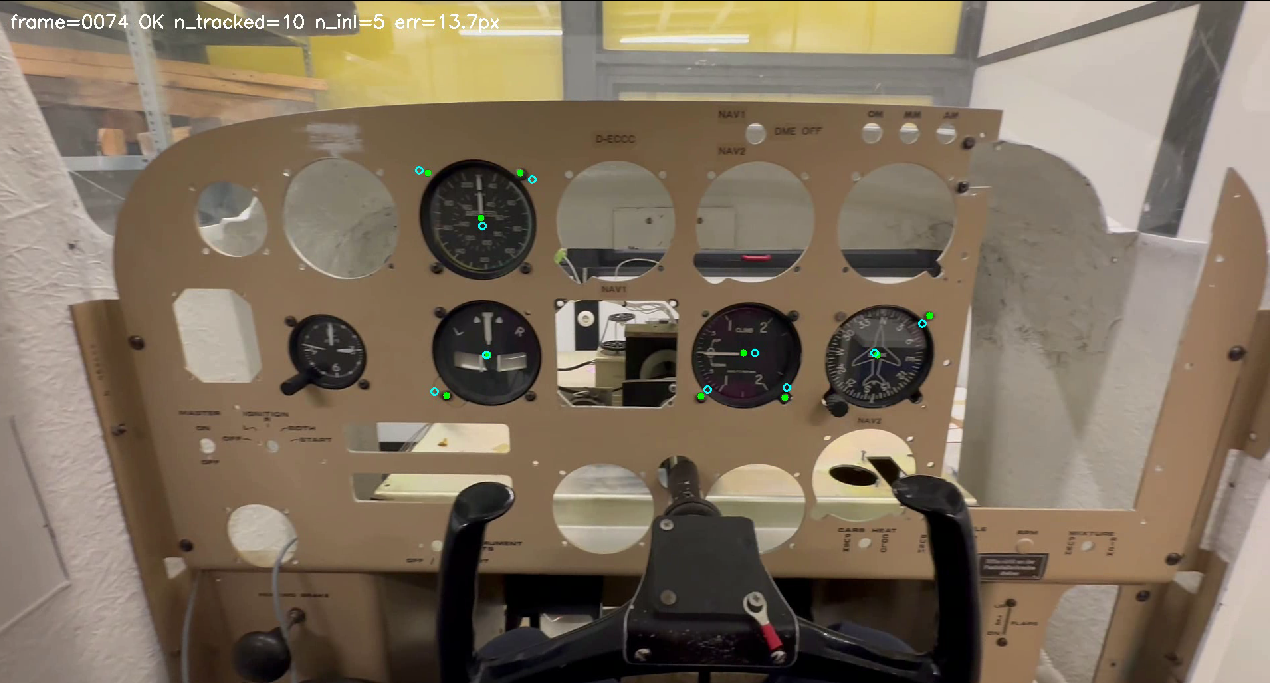
#> input picture assets/tracking_overlay_example.png, 1270 x 683 px
$ python pick_cockpit_points_zoom.py --image ../assets/tracking_overlay_example.png
#> lines starting #> are read from the running program, lines starting #| are printed output that depends on the picture
#> in main, img is the input picture: shape (683, 1270, 3); mean B, G, R 94.2, 112.3, 126.6
import cv2
import json
import numpy as np
from pathlib import Path
import argparse


# ------ Konfiguration ------
POINTS = [
    ("P1", "Zentrum Airspeed Indicator"),
    ("P2", "Zentrum Turn Coordinator"),
    ("P3", "Zentrum Vertical Speed Indicator (VSI)"),
    ("P4", "Zentrum Kompass / Heading Indicator"),
    ("P5", "Schraube oben links am Airspeed"),
    ("P6", "Schraube oben rechts am Airspeed"),
    ("P7", "Schraube unten links am VSI"),
    ("P8", "Schraube unten rechts am VSI"),
    ("P9", "Schraube oben rechts am Kompass"),
    ("P10", "Schraube unten links am Turn Coordinator"),
]

WINDOW = "Pick Points (Wheel=Zoom, RightDrag=Pan, LeftClick=Set Point, Backspace=Undo, S=Save)"
OUTPUT_PIXELS_JSON = "cockpit_points_pixels_video_02.json"
OUTPUT_3D_JSON = "cockpit_points_3d.json"
SCALE_MM_PER_PX = None

# Skalierung:
# Option 1 : man klickt zwei Punkte (z.B. Durchmesser eines Instruments) und gibt die echte Distanz in mm ein.
# Option 2 : setze SCALE_MM_PER_PX direkt (falls man sie schon kennt). Dann wird kein Scale-Klick benötigt.


# ------ Interaktiver Zustand ------
state = {
    "zoom": 1.0,
    "pan": np.array([0.0, 0.0], dtype=np.float32),   # in Bildschirm-Pixeln
    "dragging": False,
    "drag_start": (0, 0),
    "pan_start": np.array([0.0, 0.0], dtype=np.float32),
    "picked": {},              # {"P1": (u,v), ...} in Originalbild-Pixeln
    "idx": 0,                  # nächster Punktindex
    "scale_clicks": [],        # [(u,v), (u,v)] für Skalierung
}

def clamp_zoom(z):
    return float(np.clip(z, 0.2, 8.0))

# [13 lines left out: function screen_to_image, not called in this run]

def draw_overlay(base_img):
    """
    Zeichnet Labels + Punkte auf eine gerenderte Ansicht (nach Zoom/Pan).
    """
    img_h, img_w = base_img.shape[:2]
#> img_h = 683; img_w = 1270
    z = state["zoom"]
    pan = state["pan"]

    # Render view (simple affine scale + translate)
    M = np.array([[z, 0, pan[0]],
                 [0, z, pan[1]]], dtype=np.float32)
    view = cv2.warpAffine(base_img, M, (int(img_w * z + abs(pan[0]) + 2000), int(img_h * z + abs(pan[1]) + 2000)))
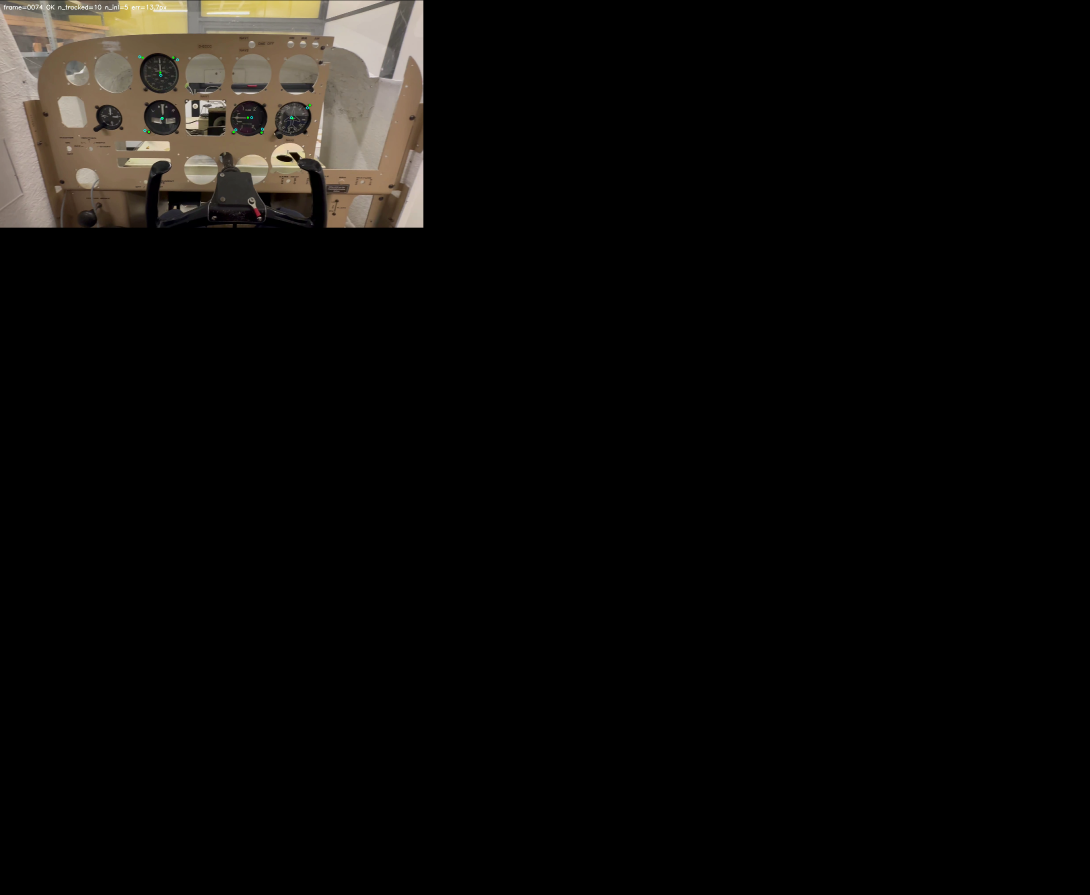
#> view: shape (2683, 3270, 3) (shown at 1/3 size); mean B, G, R 9.3, 11.1, 12.5

    # Wir schneiden das View-Bild auf eine fixe Fenstergröße (dynamisch anhand screen size)
    # OpenCV hat keine direkte Window-size API - wir nehmen eine sinnvolle Maximalgröße.
    # Man kann das Fenster später manuell größer ziehen.
    win_w, win_h = 1400, 900
    view = view[:win_h, :win_w].copy()
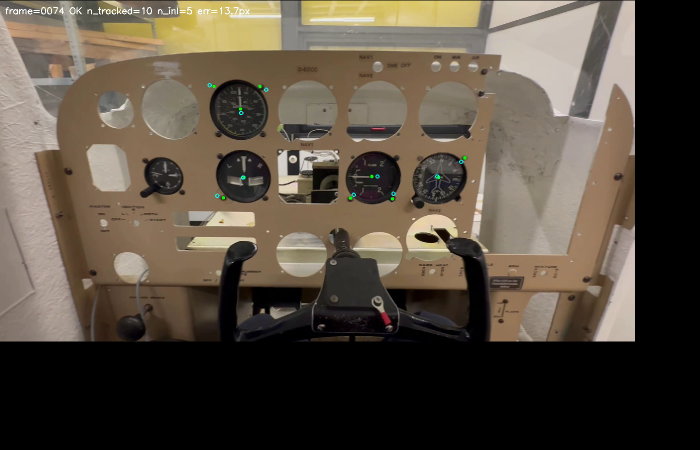
#> view: shape (900, 1400, 3) (shown at 1/2 size); mean B, G, R 64.8, 77.3, 87.2

    # Cureent instruction text
    if state["idx"] < len(POINTS):
        pid, desc = POINTS[state["idx"]]
        txt = f"Next: {pid} - {desc}"
    else:
        txt = "All points selecte. Press S to save. (Optional: pick scale if asked.)"
    cv2.rectangle(view, (0, 0), (win_w, 70), (0, 0, 0), -1)
    cv2.putText(view, txt, (20, 45), cv2.FONT_HERSHEY_SIMPLEX, 0.9, (255, 255, 255), 2, cv2.LINE_AA)
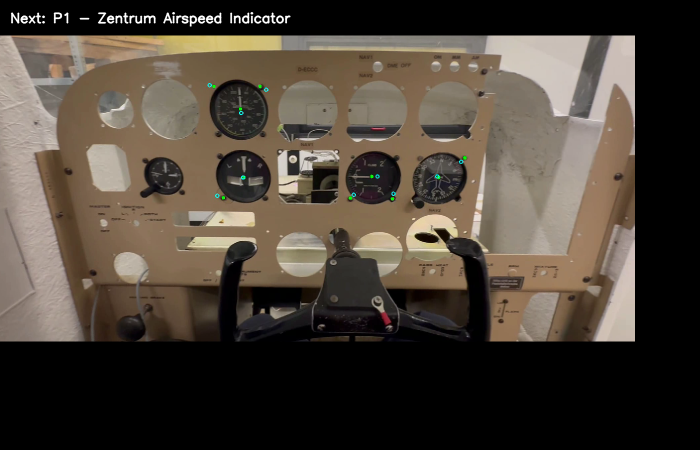
#> view: shape (900, 1400, 3) (shown at 1/2 size); mean B, G, R 56.7, 66.6, 75.6

    # Draw already picked points
    for pid, (u, v) in state["picked"].items():
        sx = int(u * z + pan[0])
        sy = int(v * z + pan[1])
        if 0 <= sx < win_w and 0 <= sy < win_h:
            cv2.circle(view, (sx, sy), 6, (0, 255, 0), -1)
            cv2.putText(view, pid, (sx + 8, sy - 8), cv2.FONT_HERSHEY_SIMPLEX, 0.7, (0, 255, 0), 2, cv2.LINE_AA)

    # Draw scale clicks if any
    for i, (u, v) in enumerate(state["scale_clicks"]):
        sx = int(u * z + pan[0])
        sy = int(v * z + pan[1])
        if 0 <= sx < win_w and 0 <= sy < win_h:
            cv2.circle(view, (sx, sy), 6, (255, 0, 255), -1)
            cv2.putText(view, f"S{i+1}", (sx + 8, sy - 8), cv2.FONT_HERSHEY_SIMPLEX, 0.7, (255, 0, 255), 2, cv2.LINE_AA)

    return view

# [119 lines left out: functions mouse_cb, compute_scale_mm_per_px, save_results, not called in this run]

def main():
    ap = argparse.ArgumentParser()
    ap.add_argument("--image", required=True, help="Path to reference frame image (png/jpg)")
    ap.add_argument("--out", default="cockpit_geometry", help="Output directory")
    ap.add_argument("--need-scale", action="store_true",
                    help="If set: you must click two scale points S1, S2 and enter mm distance to compute mm/px.")
    args = ap.parse_args()

    img_path = Path(args.image)
    if not img_path.exists():
        raise FileNotFoundError(img_path)

    img = cv2.imread(str(img_path))
    if img is None:
        raise RuntimeError("Could not read image.")

    out_dir = Path(args.out)
    out_dir.mkdir(parents=True, exist_ok=True)

    # Save reference frame copy for documentation
    cv2.imwrite(str(out_dir / "reference_frame.png"), img)

    cv2.namedWindow(WINDOW, cv2.WINDOW_NORMAL)
    cv2.resizeWindow(WINDOW, 1400, 900)

    param = {"img": img, "need_scale_clicks": bool(args.need_scale)}

    cv2.setMouseCallback(WINDOW, mouse_cb, param)

    print("\n--- Instructions ---")
    print("Mouse wheel: zoom")
    print("Right mouse drag: pan")
    print("Left click: set next point (P1..P10)")
    print("Backspace: undo last point")
    print("S: save (only after all points selected)")
    if args.need_scale:
        print("Scale: first click two points S1, S2 (magenta) THEN you'll enter their real mm distance in console.\n ")
    else:
        print("Scale: using fixed SCALE_MM_PER_PX in script (set it a top) OR run with --need-scale.\n")

    while True:
        view = draw_overlay(img)
        cv2.imshow(WINDOW, view)
        key = cv2.waitKey(20) & 0xFF
#> (key q is pressed here)

        # Undo
        if key == 8:    # Backspace
            if state["idx"] > 0:
                state["idx"] -= 1
                pid, _ = POINTS[state["idx"]]
                if pid in state["picked"]:
                    del state["picked"][pid]
                print(f"[UNDO] Removed {pid}")
            elif len(state["scale_clicks"]) > 0:
                state["scale_clicks"].pop()
                print("[UNDO] Removed last scale click")

        # Save
        elif key in (ord('s'), ord('S')):
            if state["idx"] < len(POINTS):
                print("⚠️ Not all points selected yet.")
                continue

            scale = compute_scale_mm_per_px()
            if scale is None:
                print("⚠️ Scale not available. Either set SCALE_MM_PER_PX at top or run with --need-scale and click S1,S2.")
                continue

            save_results(out_dir, scale)
            break

        # Quit
        elif key in (27, ord('q'), ord('Q')):   # Esc or Q
            print("Quit without saving.")
            break

    cv2.destroyAllWindows()

if __name__ == "__main__":
    main()

$ run again, on assets/reference_frame_points.png
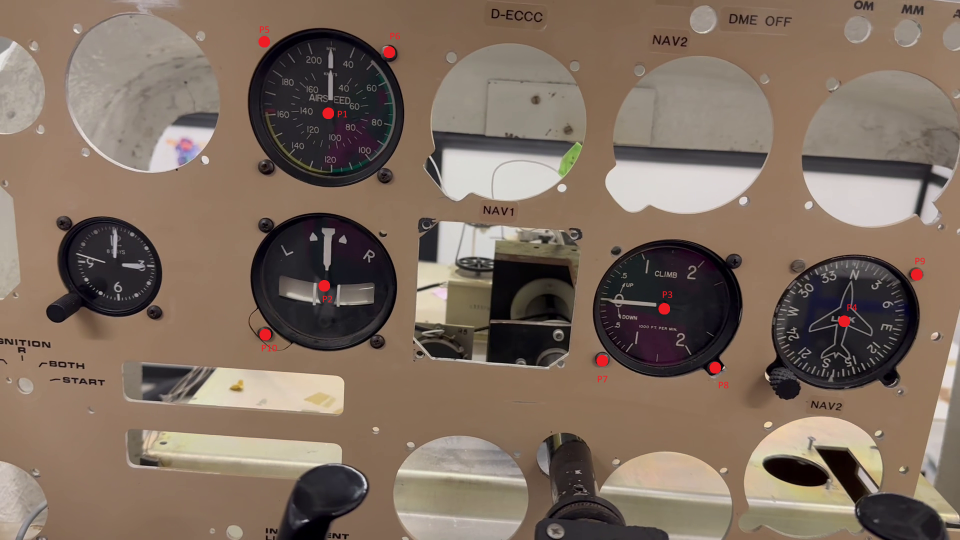
#> input picture assets/reference_frame_points.png, 1920 x 1080 px (shown at 1/2 size)
#> in main, img is the input picture: shape (1080, 1920, 3); mean B, G, R 95.6, 109.2, 126.7
#> in draw_overlay, `view = cv2.warpAffine(base_img, M, (int(img_w * z + abs(pan[0]) + 2000..`:
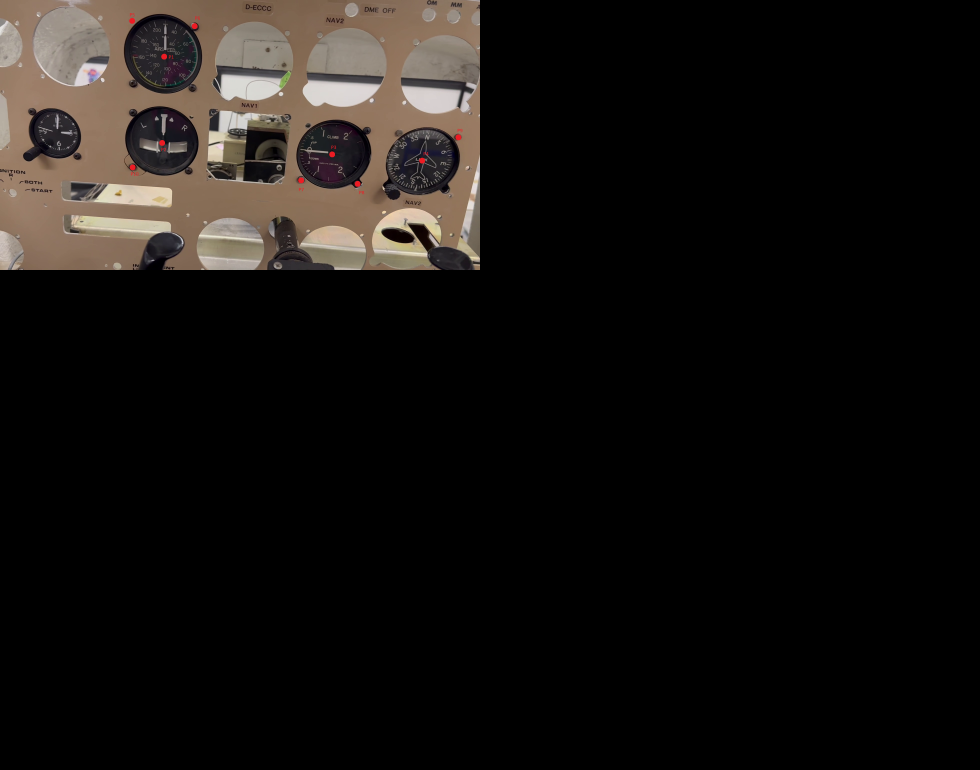
#> view: shape (3080, 3920, 3) (shown at 1/4 size); mean B, G, R 16.4, 18.8, 21.8
#> in draw_overlay, `cv2.putText(view, txt, (20, 45), cv2.FONT_HERSHEY_SIMPLEX, 0.9, (255, ..`:
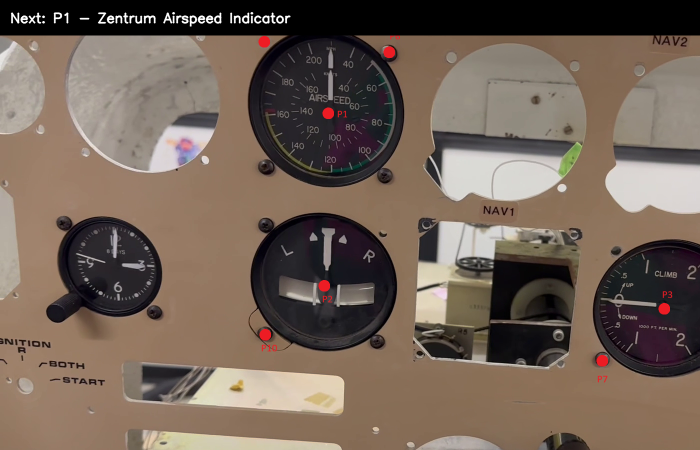
#> view: shape (900, 1400, 3) (shown at 1/2 size); mean B, G, R 87.2, 98.9, 114.8
